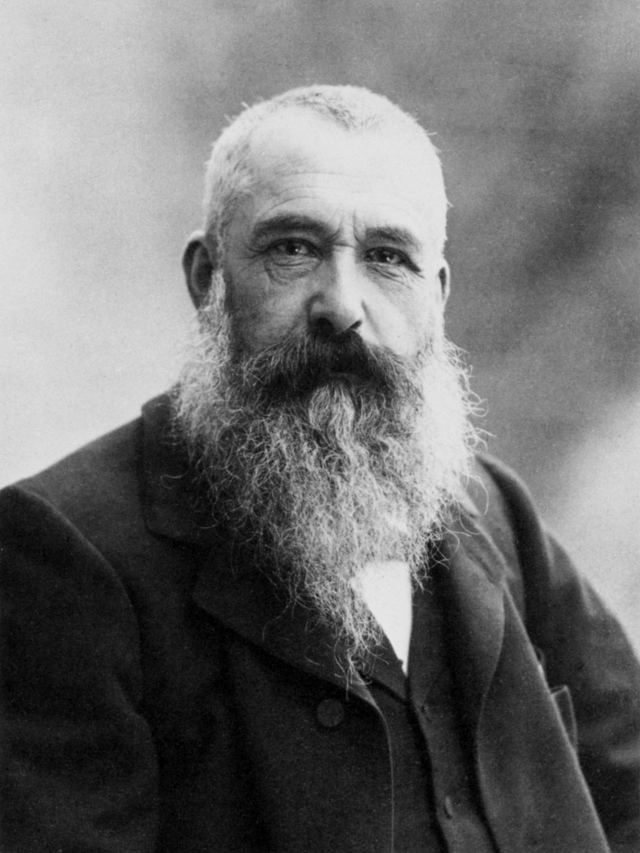
#> input picture tools/artists/image(4).png, 1280 x 1706 px, given as the content of the folder ../artists/image(4).png, which was not available (shown at 1/2 size)
$ python face_detection.py --input_path '../artists/image(4).png' --output_path out.png
#> lines starting #> are read from the running program, lines starting #| are printed output that depends on the picture; pictures that were not available may be replaced by others from this repository, and a replacement may not be noted
import numpy as np
import cv2
import shutil
import os
import argparse
import glob
from tqdm import tqdm


class FaceDetect:

    def __init__(self, padding=1.):
        self.face_cascade = cv2.CascadeClassifier('haarcascades/haarcascade_frontalface_alt2.xml')
        self.PADDING = padding

    def process(self, input_path, output_path):
        img = FaceDetect._load_image(input_path)
#> in _load_image, returned value is the input picture: shape (1706, 1280, 3); min 0, max 234, mean 110
        head = self._detect(img)
        if head is None:
            return False
        clipped = FaceDetect._clip(img, head)
        FaceDetect._save(clipped, output_path)
        return True

    def _detect(self, img):
        gray = cv2.cvtColor(img, cv2.COLOR_BGR2GRAY)
        W, H = gray.shape
#> W = 1706; H = 1280
        faces = self.face_cascade.detectMultiScale(gray, 1.3, 5)
#> faces = [[422, 296, 526, 526]]
        if len(faces) == 0:
            return None
        (x, y, w, h) = faces[0]
#> x = 422; y = 296; w = 526; h = 526
        center = (x + w/2, y + h/2)
#> center = (685, 559)
        r = (1 + self.PADDING) * (w + h) / 4
#> r = 420.8
        r = int(min([r, center[0], center[1], W - center[1], H - center[0]])) - 1
#> r = 419
        anchor = (int(center[0] - r), int(center[1] - r))
#> anchor = (266, 140)
        head = np.array([anchor[0], anchor[1], 2*r, 2*r])
#> head = [266, 140, 838, 838]

        # [5 lines of commented-out code are left out]

        return head

    @staticmethod
    def _clip(img, head):
        cropped = img[head[1]:head[1] + head[3], head[0]:head[0] + head[2]]
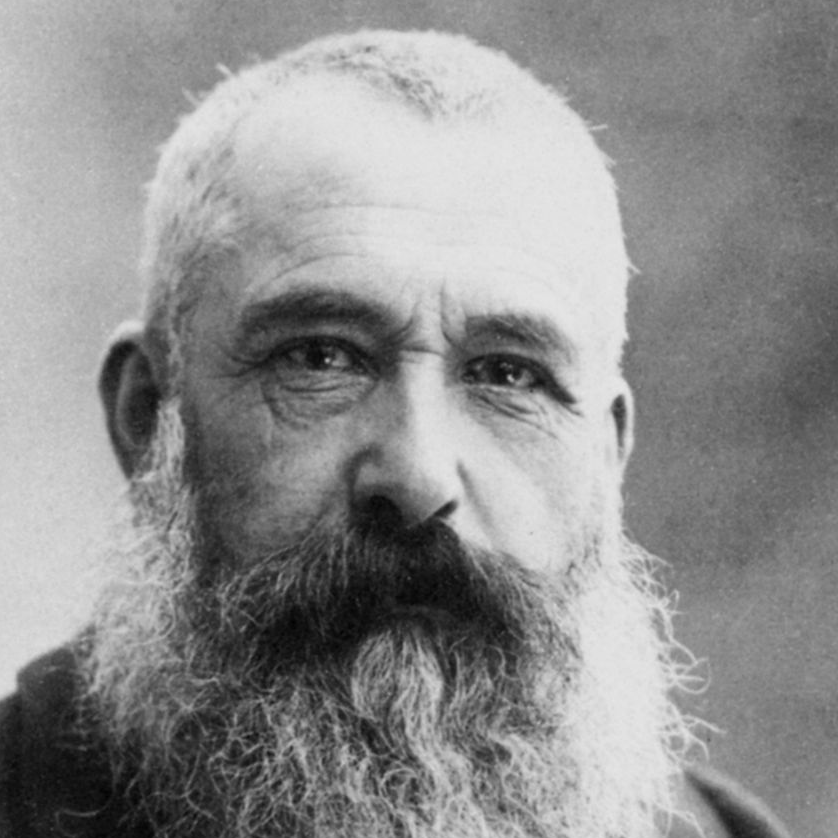
#> cropped: shape (838, 838, 3); min 0, max 231, mean 142.4
        interpolation = cv2.INTER_AREA
        if cropped.shape[0] < 128:
            interpolation = cv2.INTER_CUBIC
        resized = cv2.resize(cropped, (128, 128), interpolation=interpolation)
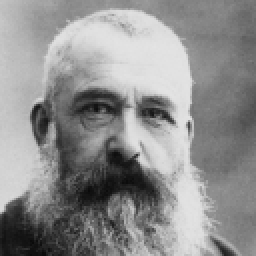
#> resized: shape (128, 128, 3) (shown 2 times larger); min 10, max 228, mean 142.4
        return resized

    @staticmethod
    def _save(img, output_path):
        cv2.imwrite(output_path, img)

    @staticmethod
    def _load_image(input_path):
        return cv2.imread(input_path)


def main():
    parser = argparse.ArgumentParser(description='artist profile photo processor')
    parser.add_argument('-in', '--input_path', action='store', required=True, type=str, help='specify input path')
    parser.add_argument('-out', '--output_path', action='store', required=True, type=str, help='specify output path')
    args = parser.parse_args()

    driver = FaceDetect(padding=0.6)
    invalid_list = []
    for file in tqdm(glob.glob(os.path.join(args.input_path, '*'))):
        input_path = os.path.join(args.input_path, os.path.basename(file))
        output_path = os.path.join(args.output_path, os.path.basename(file))
        try:
            if not driver.process(input_path, output_path):
                invalid_list.append(os.path.basename(file))
                shutil.copy(input_path, args.output_path + '_invalid')
        except:
            invalid_list.append(os.path.basename(file))
            shutil.copy(input_path, args.output_path + 'invalid')
    with open('invalid.log', 'w') as f:
        f.write('\n'.join(invalid_list) + '\n')


if __name__ == '__main__':
    main()
